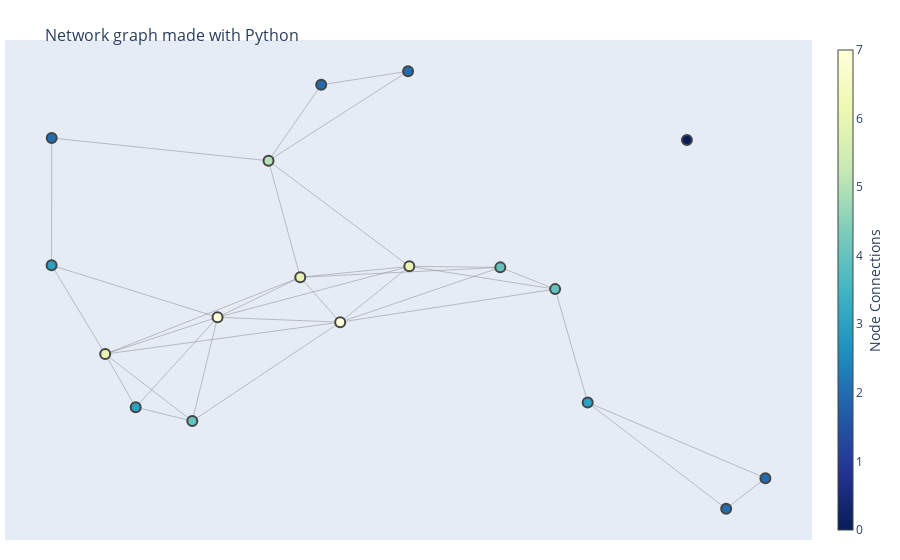

This figure's notebook cell:
### Code cell
fig = go.Figure(data=[edge_trace, node_trace],
             layout=go.Layout(
                title=dict(
                    text="<br>Network graph made with Python",
                    font=dict(
                        size=16
                    )
                ),
                showlegend=False,
                hovermode='closest',
                margin=dict(b=20,l=5,r=5,t=40),
#                 annotations=[ dict(
#                     #text="Python code: <a href='https://plotly.com/python/network-graphs/'> https://plotly.com/python/network-graphs/</a>",
#                     showarrow=False,
#                     xref="paper", yref="paper",
#                     x=0.005, y=-0.002 ) ],
                xaxis=dict(showgrid=False, zeroline=False, showticklabels=False),
                yaxis=dict(showgrid=False, zeroline=False, showticklabels=False))
                )
fig.show()

### Figure 1 — Plotly figure (JSON) as saved in the notebook; plotly's stock layout.template omitted (floating-point values rounded to 4 significant figures)
{"data": [{"hoverinfo": "none", "line": {"color": "#888", "width": 0.5}, "mode": "lines", "type": "scatter", "x": [0.2087, 0.2396, null, 0.2087, 0.1396, null, 0.2087, 0.1025, null, 0.2087, 0.3892, null, 0.3405, 0.2396, null, 0.3405, 0.3018, null, 0.3405, 0.5846, null, 0.3405, 0.1025, null, 0.3405, 0.4736, null, 0.3405, 0.3892, null, 0.2396, 0.03705, null, 0.2396, 0.1396, null, 0.2396, 0.1025, null, 0.2396, 0.4736, null, 0.2396, 0.3892, null, 0.3018, 0.3661, null, 0.3018, 0.4736, null, 0.3018, 0.4721, null, 0.3018, 0.03719, null, 0.5846, 0.6515, null, 0.5846, 0.4736, null, 0.5846, 0.3892, null, 0.6515, 0.6913, null, 0.6515, 0.4736, null, 0.6515, 0.3892, null, 0.3661, 0.4721, null, 0.03705, 0.1025, null, 0.03705, 0.03719, null, 0.9081, 0.6913, null, 0.9081, 0.8602, null, 0.1396, 0.1025, null, 0.6913, 0.8602, null, 0.1025, 0.3892, null, 0.4736, 0.3892, null], "y": [0.2022, 0.4294, null, 0.2022, 0.2325, null, 0.2022, 0.3488, null, 0.2022, 0.4187, null, 0.5168, 0.4294, null, 0.5168, 0.7718, null, 0.5168, 0.5385, null, 0.5168, 0.3488, null, 0.5168, 0.5408, null, 0.5168, 0.4187, null, 0.4294, 0.543, null, 0.4294, 0.2325, null, 0.4294, 0.3488, null, 0.4294, 0.5408, null, 0.4294, 0.4187, null, 0.7718, 0.9379, null, 0.7718, 0.5408, null, 0.7718, 0.9676, null, 0.7718, 0.8216, null, 0.5385, 0.491, null, 0.5385, 0.5408, null, 0.5385, 0.4187, null, 0.491, 0.2431, null, 0.491, 0.5408, null, 0.491, 0.4187, null, 0.9379, 0.9676, null, 0.543, 0.3488, null, 0.543, 0.8216, null, 0.07737, 0.2431, null, 0.07737, 0.01043, null, 0.2325, 0.3488, null, 0.2431, 0.01043, null, 0.3488, 0.4187, null, 0.5408, 0.4187, null]}, {"hoverinfo": "text", "marker": {"color": [4, 6, 7, 5, 4, 4, 2, 3, 2, 3, 3, 6, 6, 2, 0, 2, 2, 7], "colorbar": {"thickness": 15, "title": {"side": "right", "text": "Node Connections"}, "xanchor": "left"}, "colorscale": [[0, "rgb(255,255,217)"], [0.125, "rgb(237,248,177)"], [0.25, "rgb(199,233,180)"], [0.375, "rgb(127,205,187)"], [0.5, "rgb(65,182,196)"], [0.625, "rgb(29,145,192)"], [0.75, "rgb(34,94,168)"], [0.875, "rgb(37,52,148)"], [1, "rgb(8,29,88)"]], "line": {"width": 2}, "reversescale": true, "showscale": true, "size": 10}, "mode": "markers", "text": ["# of connections: 4", "# of connections: 6", "# of connections: 7", "# of connections: 5", "# of connections: 4", "# of connections: 4", "# of connections: 2", "# of connections: 3", "# of connections: 2", "# of connections: 3", "# of connections: 3", "# of connections: 6", "# of connections: 6", "# of connections: 2", "# of connections: 0", "# of connections: 2", "# of connections: 2", "# of connections: 7"], "type": "scatter", "x": [0.2087, 0.3405, 0.2396, 0.3018, 0.5846, 0.6515, 0.3661, 0.03705, 0.9081, 0.1396, 0.6913, 0.1025, 0.4736, 0.8602, 0.8124, 0.4721, 0.03719, 0.3892], "y": [0.2022, 0.5168, 0.4294, 0.7718, 0.5385, 0.491, 0.9379, 0.543, 0.07737, 0.2325, 0.2431, 0.3488, 0.5408, 0.01043, 0.8172, 0.9676, 0.8216, 0.4187]}], "layout": {"hovermode": "closest", "margin": {"b": 20, "l": 5, "r": 5, "t": 40}, "showlegend": false, "title": {"font": {"size": 16}, "text": "<br>Network graph made with Python"}, "xaxis": {"showgrid": false, "showticklabels": false, "zeroline": false}, "yaxis": {"showgrid": false, "showticklabels": false, "zeroline": false}}}
